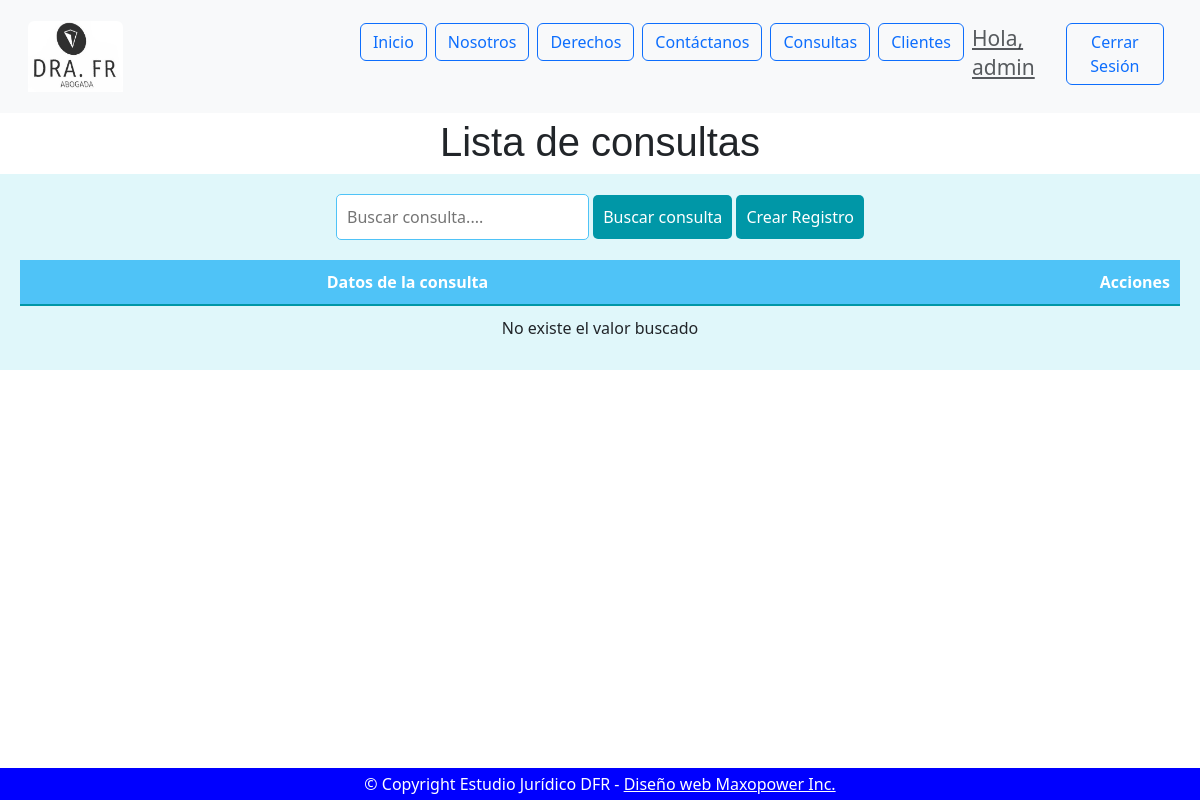
The app's page /consultas/consultas/list/ (signed in), older data.
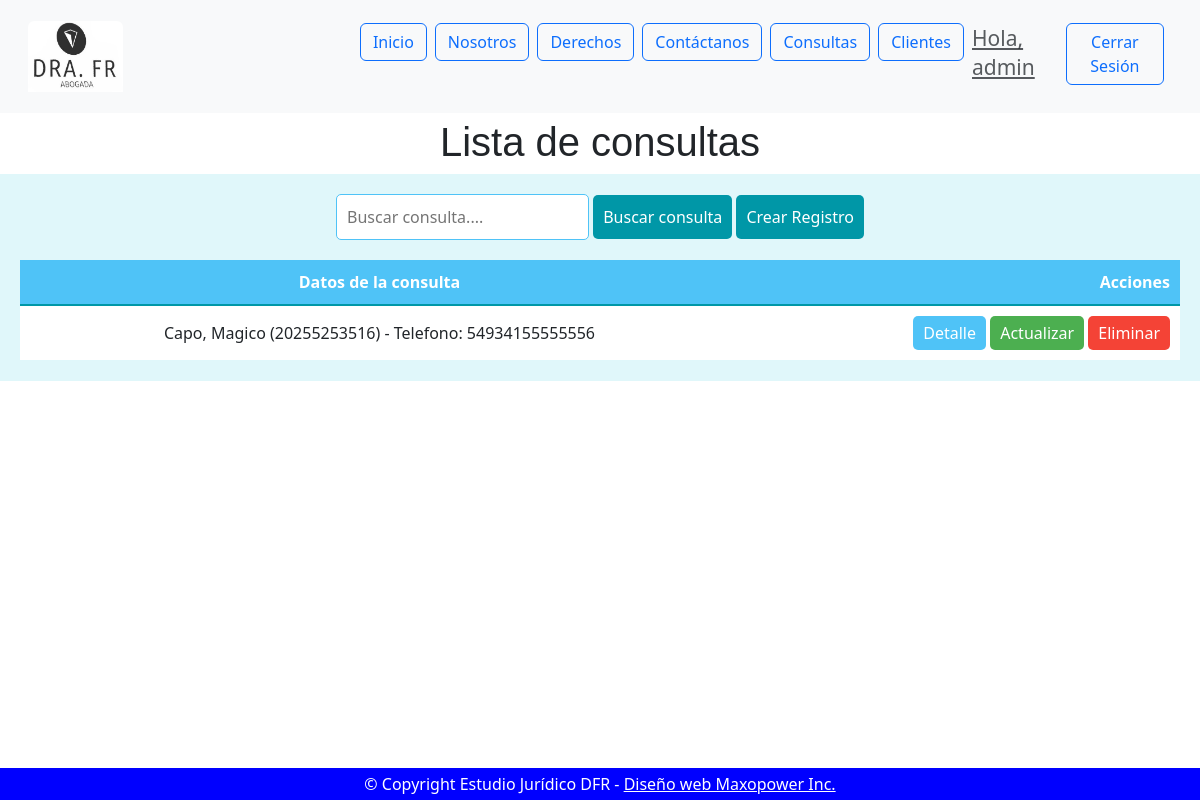
The same page, newer data.
### consultas/models.py (models this page shows, shortened)
class Consulta(models.Model):
    class Estado(models.TextChoices):
        PENDIENTE = "PENDIENTE", "Pendiente"
        RESPONDIDA = "RESPONDIDA", "Respondida"
    cuil = models.ForeignKey(Cliente, on_delete=models.DO_NOTHING)
    derecho = models.ForeignKey(Derecho, on_delete=models.DO_NOTHING)
    abogado = models.ForeignKey(Nosotros, on_delete=models.DO_NOTHING)
    consulta = models.TextField(max_length=200)
    fecha_consulta = models.DateField(auto_now=True)
    estado_consulta = models.CharField(
        max_length=10, choices=Estado.choices, default=Estado.PENDIENTE
    )
    fecha_respuesta = models.DateField(null=True, blank=True)
    disponible = models.BooleanField(default=True)
    class Meta:
        verbose_name = "Consulta"
        verbose_name_plural = "Consultas"

### clientes/models.py (models this page shows)
class Cliente(models.Model):
    class Estado(models.TextChoices):
        SELECCIONE = '', 'Seleccione'
        SOLTERO = "SOLTERO", "soltero"
        CASADO = "CASADO", "casado"
        DIVORCIADO = "DIVORCIADO", "divorciado"
        SEPARADO = "SEPARADO", "separado"
        VIUDO = "VIUDO", "viudo"
        CONCUBINO = "CONCUBINO", "concubino"
    cuil = models.IntegerField(unique=True)
    apellido = models.CharField(max_length=30)
    nombre = models.CharField(max_length=30)
    telefono = models.IntegerField()
    direccion = models.CharField(max_length=40, blank=True, null=True)
    email = models.EmailField(max_length=30)
    fecha_nacimiento = models.DateField(blank=True, null=True)
    estado_civil = models.CharField(
        max_length=20,
        choices=Estado.choices,
        default=Estado.SELECCIONE,  # Establece "Seleccione" como valor por defecto
    )
    avatar = models.ImageField(upload_to='avatares/', blank=True, null=True)
    class Meta:
        verbose_name = 'Cliente'
        verbose_name_plural = 'Clientes'
    def __str__(self):
        return (
            f"{self.apellido}, {self.nombre} ({self.cuil}) - Telefono: {self.telefono}"
        )

### consultas/views.py (the view)
# urls.py: path('consultas/list/', ConsultaList.as_view(), name='consulta_list'),
class ConsultaList(LoginRequiredMixin, ListView):
    model = Consulta

### consultas/templates/consultas/consulta_list.html
{% extends 'home/base.html' %}
{% block header %}
    <h1 style="text-align: center; font-family: Arial, sans-serif; margin-top: 5px;">
        Lista de consultas
    </h1>
{% endblock header %}
{% block main %}
<div style="text-align: center; background-color: #e0f7fa; padding: 20px;">
    <form action="{% url 'consultas:consulta_list' %}" method="get" style="margin-bottom: 20px;">
        <input type="text" name="q" placeholder="Buscar consulta...." style="padding: 10px; border-radius: 5px; border: 1px solid #4fc3f7;">
        <button type="submit" style="padding: 10px; background-color: #0097a7; border: none; border-radius: 5px; color: white;">Buscar consulta</button>
        <button style="padding: 10px; background-color: #0097a7; border: none; border-radius: 5px;">
            <a href="{% url 'consultas:consulta_create' %}" style="color: white; text-decoration: none;">Crear Registro</a>
        </button>
    </form>
    <table style="width: 100%; border-collapse: collapse; margin-top: 20px;">
        <thead>
            <tr style="background-color: #4fc3f7; color: white;">
                <th style="padding: 10px; border-bottom: 2px solid #0097a7;">Datos de la consulta</th>
                <th style="padding: 10px; border-bottom: 2px solid #0097a7; text-align: right;">Acciones</th>
            </tr>
        </thead>
        <tbody>
            {% for object in object_list %}
            <tr style="background-color: #ffffff;">
                <td style="padding: 10px; border-bottom: 1px solid #e0f7fa;">{{ object.cuil }}</td>
                <td style="padding: 10px; border-bottom: 1px solid #e0f7fa; text-align: right;">
                    <button style="background-color: #4fc3f7; border: none; border-radius: 5px; padding: 5px 10px;">
                        <a href="{% url 'consultas:consulta_detail' object.id %}" style="color: white; text-decoration: none;">Detalle</a>
                    </button>
                    <button style="background-color: #4caf50; border: none; border-radius: 5px; padding: 5px 10px;">
                        <a href="{% url 'consultas:consulta_update' object.id %}" style="color: white; text-decoration: none;">Actualizar</a>
                    </button>
                    <button style="background-color: #f44336; border: none; border-radius: 5px; padding: 5px 10px;">
                        <a href="{% url 'consultas:consulta_delete' object.id %}" style="color: white; text-decoration: none;">Eliminar</a>
                    </button>
                </td>
            </tr>
            {% empty %}
            <tr>
                <td colspan="2" style="padding: 10px; text-align: center;">No existe el valor buscado</td>
            </tr>
            {% endfor %}
        </tbody>
    </table>
</div>
{% endblock main %}

Row changes from the older to the newer data that the page shows:
added Consulta: cuil "Capo, Magico (20255253516) - Telefono: 54934155555556"
Text that changed along with them:
text no longer shown: "No existe el valor buscado"
